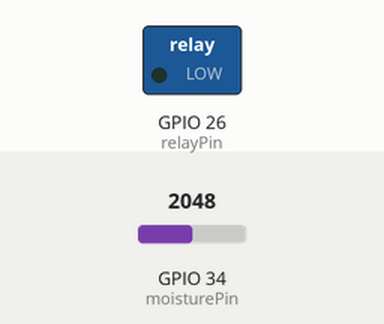
Bench run of a sketch on a simulated ESP32-S3. Shown: switched loads named in the sketch (green lamp = pin HIGH). The inputs (shaded band) are chosen by the test bench; at power-on: GPIO 34 (moisturePin) = 2048. What the sketch prints to the serial monitor is not drawn.

Above: at 2.8 s.
2.9 s: GPIO 34 (moisturePin) set to 1959
At 4.5 s:
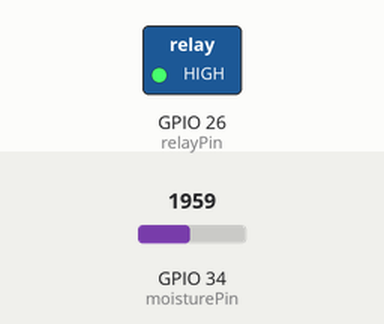
5.6 s: GPIO 34 (moisturePin) set to 2040
At 7.3 s:
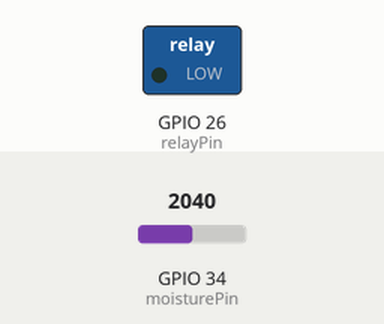
8.3 s: GPIO 34 (moisturePin) set to 1960
At 10.4 s:
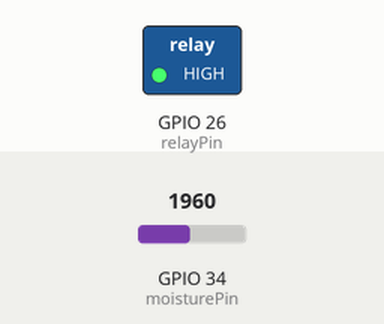
Timing chart, 0 to 11.9 s (numbered marks = the images above; inputs shaded):
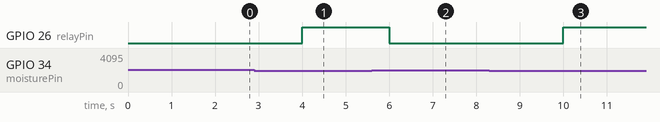

The sketch:

irrigation.ino
```cpp
// Edge-AI Based Smart Irrigation System using ESP32-S3

const int moisturePin = 34;   // Analog pin (change if needed)
const int relayPin = 26;      // Relay control pin
int threshold = 2000;         // Adjust based on calibration

void setup() {
  Serial.begin(115200);

  pinMode(relayPin, OUTPUT);
  digitalWrite(relayPin, LOW);  // Pump OFF initially

  Serial.println("Smart Irrigation System Started");
}

void loop() {
  int moistureValue = analogRead(moisturePin);

  Serial.print("Soil Moisture Value: ");
  Serial.println(moistureValue);

  // Decision Making (Edge-AI Logic)
  if (moistureValue < threshold) {
    Serial.println("Soil is Dry → Pump ON");
    digitalWrite(relayPin, HIGH);
  } else {
    Serial.println("Soil is Wet → Pump OFF");
    digitalWrite(relayPin, LOW);
  }

  delay(2000);  // Delay for stability
}
```

Measured:
- the behaviour switches between 2000 and 1999 on GPIO 34 (moisturePin) (found by bisection; images 0 and 1)
- after the input at 2.9 s, GPIO 26 (relayPin): LOW → HIGH after 1.1 s
- after the input at 5.6 s, GPIO 26 (relayPin): HIGH → LOW after 0.40 s
- after the input at 8.3 s, GPIO 26 (relayPin): LOW → HIGH after 1.7 s
